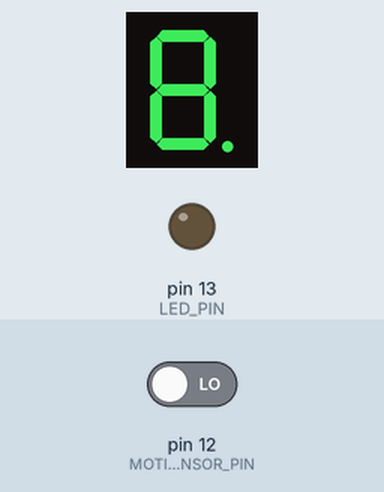
Simulated run of this sketch. Board: Arduino Uno, built with avr-gcc and run on an emulated ATmega328P. Parts: 1-digit seven-segment display, output pins drawn as LEDs (lit = HIGH). Wiring (inferred from the names in the program): 1-digit 7-segment display, segments lit when HIGH: segments pin 8, pin 10, pin 9, pin 7, pin 5, pin 6, pin 4, pin 3. The inputs (shaded band) are chosen by the test bench; at power-on: pin 12 (MOTION_SENSOR_PIN) LOW. The segment pins are drawn as the display they are named for; pins used as bus, display or sensor lines are not drawn.

Above: at 1.2 s.
1.3 s: pin 12 (MOTION_SENSOR_PIN) driven HIGH
At 7.1 s:
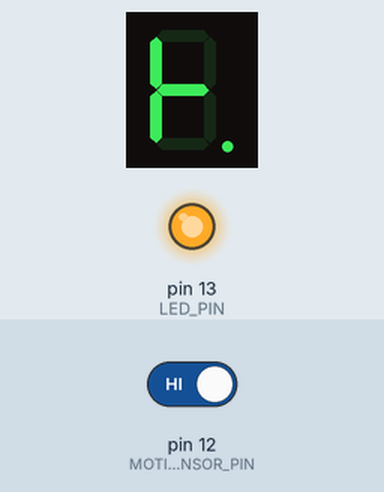
At 8.0 s:
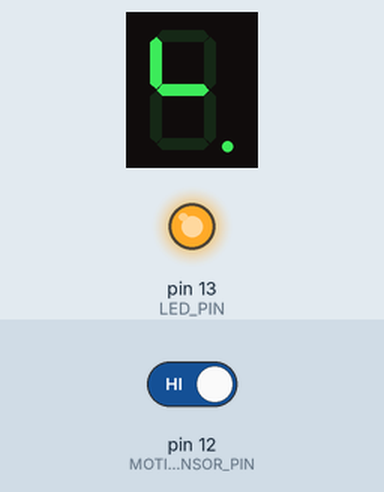
Timing chart, 0 to 9.5 s (numbered marks = the images above; inputs shaded):
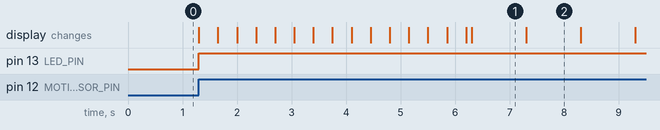

The sketch:

code.ino
```cpp
int TIMER_START = 20;   // time unit
int TIMER_SPEED = 1000;  // miliseconds for each time unit
int ANIMATION_SPEED = 350;

// 7 segment display pins
const int A = 8;
const int B = 10;
const int C = 9;
const int D = 7;
const int E = 5;
const int F = 6;
const int G = 4;
const int DP = 3;

const int LED_PIN = 13;            // LED pin
const int MOTION_SENSOR_PIN = 12;  // HC-SR501 PIR motion sensor pin


void setup() {
  pinMode(MOTION_SENSOR_PIN, INPUT);  // Set HC-SR501 PIR motion sensor pin as input
  // Set the pin mode of the rest as output
  pinMode(LED_PIN, OUTPUT);
  pinMode(A, OUTPUT);
  pinMode(B, OUTPUT);
  pinMode(C, OUTPUT);
  pinMode(D, OUTPUT);
  pinMode(E, OUTPUT);
  pinMode(F, OUTPUT);
  pinMode(G, OUTPUT);
  pinMode(DP, OUTPUT);
}

void loop() {
  // Default states
  digitalWrite(LED_PIN, LOW);  // Turns the LED off
  displayDigit(-1);            // Displays only the dot on the 7-segment display

  int motionState = digitalRead(MOTION_SENSOR_PIN);  // Reads the state of the motion sensor

  if (motionState == HIGH) {      // If motion is detected
    digitalWrite(LED_PIN, HIGH);  // Turns the LED on
    int countdown = TIMER_START;  // Use a single variable for countdown

    if (TIMER_START > 15) {
      displayAnimation(ANIMATION_SPEED, TIMER_START - 15, TIMER_SPEED);  // loading animation for TIMER_START - 15 seconds
    }

    countdown = (TIMER_START > 15) ? 15 : TIMER_START;
    for (int i = countdown; i >= 0; i--) {
      displayDigit(i);
      delay(TIMER_SPEED);
    }
  }
}

// Loading animation for 7 segment display
void displayAnimation(int animationDelay, int unit, int unitMS) {
  const int animationSegments[] = { E, B, A, C, F, G };  // Display animation segments in order
  const int numSegments = sizeof(animationSegments) / sizeof(animationSegments[0]);
  int remainingDuration = unit * unitMS;

  int i = 0;
  while (remainingDuration > 0) {
    // Animation loop
    for (int j = 0; j < numSegments; j++){
      digitalWrite(animationSegments[j], HIGH);
    }
    digitalWrite(animationSegments[i], LOW);

    i = (i + 1) % numSegments;  // Move to the next segment, cycling back to the beginning if necessary

    // if there is less remaining duration then the animation delay
    // use that remaining delay instead of using animation delay to extend the duration
    int dly = min(animationDelay, remainingDuration);
    delay(dly);               // Wait for the calculated delay
    remainingDuration -= dly;  // Update the remaining duration
  }
}

// Display digits from 0 to 15 in 7 segment display with 16 based digit symbols
void displayDigit(int i) {
  switch (i) {
    case 0:
      digitalWrite(A, LOW);
      digitalWrite(B, LOW);
      digitalWrite(C, LOW);
      digitalWrite(D, HIGH);
      digitalWrite(E, LOW);
      digitalWrite(F, LOW);
      digitalWrite(G, LOW);
      digitalWrite(DP, HIGH);
      break;
    case 1:
      digitalWrite(A, HIGH);
      digitalWrite(B, HIGH);
      digitalWrite(C, HIGH);
      digitalWrite(D, HIGH);
      digitalWrite(E, HIGH);
      digitalWrite(F, LOW);
      digitalWrite(G, LOW);
      digitalWrite(DP, HIGH);
      break;
    case 2:
      digitalWrite(A, HIGH);
      digitalWrite(B, LOW);
      digitalWrite(C, LOW);
      digitalWrite(D, LOW);
      digitalWrite(E, LOW);
      digitalWrite(F, LOW);
      digitalWrite(G, HIGH);
      digitalWrite(DP, HIGH);
      break;
    case 3:
      digitalWrite(A, HIGH);
      digitalWrite(B, HIGH);
      digitalWrite(C, LOW);
      digitalWrite(D, LOW);
      digitalWrite(E, LOW);
      digitalWrite(F, LOW);
      digitalWrite(G, LOW);
      digitalWrite(DP, HIGH);
      break;
    case 4:
      digitalWrite(A, LOW);
      digitalWrite(B, HIGH);
      digitalWrite(C, HIGH);
      digitalWrite(D, LOW);
      digitalWrite(E, HIGH);
      digitalWrite(F, LOW);
      digitalWrite(G, LOW);
      digitalWrite(DP, HIGH);
      break;
    case 5:
      digitalWrite(A, LOW);
      digitalWrite(B, HIGH);
      digitalWrite(C, LOW);
      digitalWrite(D, LOW);
      digitalWrite(E, LOW);
      digitalWrite(F, HIGH);
      digitalWrite(G, LOW);
      digitalWrite(DP, HIGH);
      break;
    case 6:
      digitalWrite(A, LOW);
      digitalWrite(B, LOW);
      digitalWrite(C, LOW);
      digitalWrite(D, LOW);
      digitalWrite(E, LOW);
      digitalWrite(F, HIGH);
      digitalWrite(G, LOW);
      digitalWrite(DP, HIGH);
      break;
    case 7:
      digitalWrite(A, HIGH);
      digitalWrite(B, HIGH);
      digitalWrite(C, LOW);
      digitalWrite(D, HIGH);
      digitalWrite(E, HIGH);
      digitalWrite(F, LOW);
      digitalWrite(G, LOW);
      digitalWrite(DP, HIGH);
      break;
    case 8:
      digitalWrite(A, LOW);
      digitalWrite(B, LOW);
      digitalWrite(C, LOW);
      digitalWrite(D, LOW);
      digitalWrite(E, LOW);
      digitalWrite(F, LOW);
      digitalWrite(G, LOW);
      digitalWrite(DP, HIGH);
      break;
    case 9:
      digitalWrite(A, LOW);
      digitalWrite(B, HIGH);
      digitalWrite(C, LOW);
      digitalWrite(D, LOW);
      digitalWrite(E, HIGH);
      digitalWrite(F, LOW);
      digitalWrite(G, LOW);
      digitalWrite(DP, HIGH);
      break;
    case 10:  // A
      digitalWrite(A, LOW);
      digitalWrite(B, LOW);
      digitalWrite(C, LOW);
      digitalWrite(D, LOW);
      digitalWrite(E, HIGH);
      digitalWrite(F, LOW);
      digitalWrite(G, LOW);
      digitalWrite(DP, HIGH);
      break;
    case 11:  // b
      digitalWrite(A, LOW);
      digitalWrite(B, LOW);
      digitalWrite(C, HIGH);
      digitalWrite(D, LOW);
      digitalWrite(E, LOW);
      digitalWrite(F, HIGH);
      digitalWrite(G, LOW);
      digitalWrite(DP, HIGH);
      break;
    case 12:  // C
      digitalWrite(A, LOW);
      digitalWrite(B, LOW);
      digitalWrite(C, LOW);
      digitalWrite(D, HIGH);
      digitalWrite(E, LOW);
      digitalWrite(F, HIGH);
      digitalWrite(G, HIGH);
      digitalWrite(DP, HIGH);
      break;
    case 13:  // d
      digitalWrite(A, HIGH);
      digitalWrite(B, LOW);
      digitalWrite(C, HIGH);
      digitalWrite(D, LOW);
      digitalWrite(E, LOW);
      digitalWrite(F, LOW);
      digitalWrite(G, LOW);
      digitalWrite(DP, HIGH);
      break;
    case 14:  // E
      digitalWrite(A, LOW);
      digitalWrite(B, LOW);
      digitalWrite(C, LOW);
      digitalWrite(D, LOW);
      digitalWrite(E, LOW);
      digitalWrite(F, HIGH);
      digitalWrite(G, HIGH);
      digitalWrite(DP, HIGH);
      break;
    case 15:  // F
      digitalWrite(A, LOW);
      digitalWrite(B, LOW);
      digitalWrite(C, LOW);
      digitalWrite(D, LOW);
      digitalWrite(E, HIGH);
      digitalWrite(F, HIGH);
      digitalWrite(G, HIGH);
      digitalWrite(DP, HIGH);
      break;
    default:
      digitalWrite(A, HIGH);
      digitalWrite(B, HIGH);
      digitalWrite(C, HIGH);
      digitalWrite(D, HIGH);
      digitalWrite(E, HIGH);
      digitalWrite(F, HIGH);
      digitalWrite(G, HIGH);
      digitalWrite(DP, HIGH);
  }
}
```

Measured:
- after the input at 1.3 s, pin 13 (LED_PIN): LOW → HIGH at once; the display: first changes at once (image 1 shows a later state)
- what the display in image 1 shows lasts 1.0 s, from 6.3 s to 7.3 s
